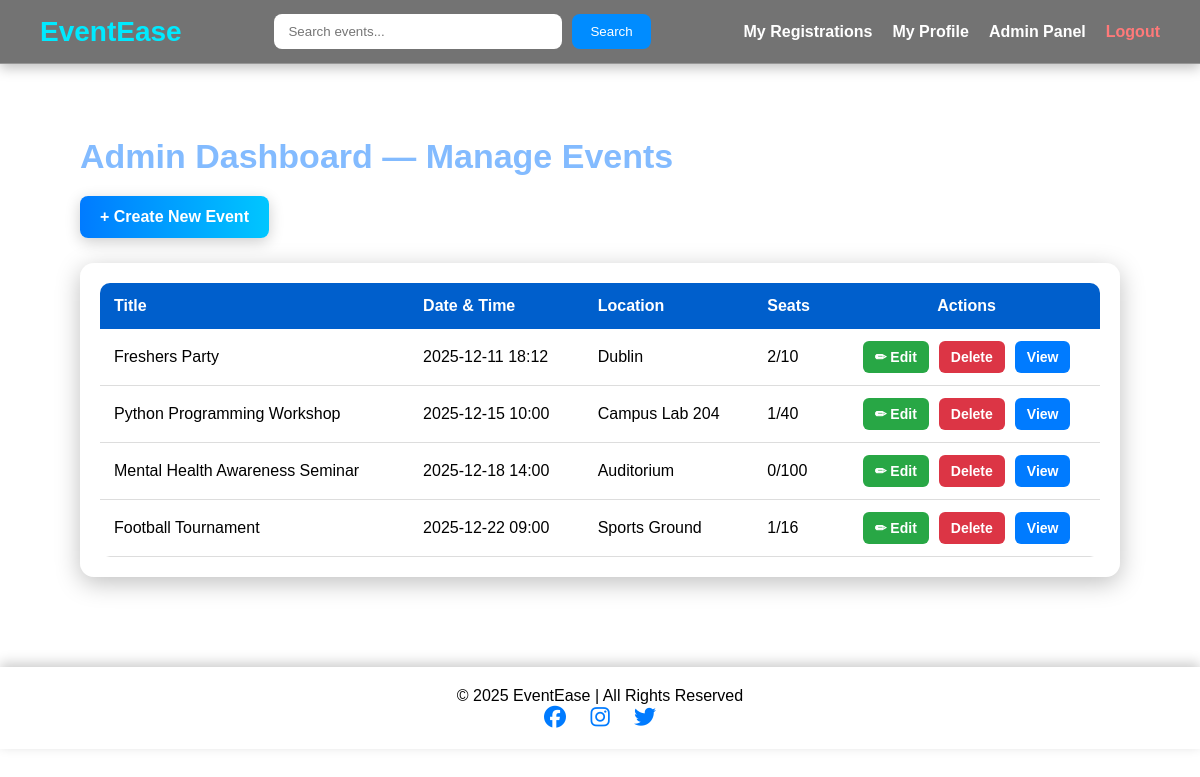
The app's page /admin/events (signed in) with its own data.
### tables this page shows
CREATE TABLE events (
            id INTEGER PRIMARY KEY AUTOINCREMENT,
            title TEXT NOT NULL,
            description TEXT,
            location TEXT,
            date_time TEXT NOT NULL,
            seats_total INTEGER NOT NULL,
            seats_taken INTEGER NOT NULL DEFAULT 0
        , category TEXT, image_url TEXT);

### app.py (the view)
@app.route("/admin/events")
@admin_required
def admin_events():
    db = get_db()
    cur = db.execute("SELECT * FROM events ORDER BY date_time ASC")
    events = cur.fetchall()
    return render_template(
        "admin_events.html", events=events, user=current_user()
    )

### app.py (called while the page is built)
def get_db():
    if "db" not in g:
        g.db = sqlite3.connect(DATABASE)
        g.db.row_factory = sqlite3.Row
    return g.db

def current_user():
    user_id = session.get("user_id")
    if not user_id:
        return None
    db = get_db()
    cur = db.execute("SELECT * FROM users WHERE id = ?", (user_id,))
    return cur.fetchone()

def admin_required(view_func):
    from functools import wraps
    @wraps(view_func)
    def wrapped_view(**kwargs):
        user = current_user()
        if not user or user["is_admin"] != 1:
            flash("Admin access required.", "danger")
            return redirect(url_for("index"))
        return view_func(**kwargs)
    return wrapped_view

### templates/admin_events.html (shortened to what this page needs)
{% extends "layout.html" %}
{% block content %}
<div class="admin-wrapper">
    <h1 class="admin-title">Admin Dashboard — Manage Events</h1>
    <a class="btn-create" href="{{ url_for('admin_create_event') }}">
        + Create New Event
    </a>
    {% if events %}
        <div class="admin-table-container">
            <table class="admin-table">
                <thead>
                    <tr>
                        <th>Title</th>
                        <th>Date & Time</th>
                        <th>Location</th>
                        <th>Seats</th>
                        <th style="text-align:center;">Actions</th>
                    </tr>
                </thead>
                <tbody>
                {% for e in events %}
                    <tr>
                        <td>{{ e['title'] }}</td>
                        <td>{{ e['date_time'] }}</td>
                        <td>{{ e['location'] }}</td>
                        <td>{{ e['seats_taken'] }}/{{ e['seats_total'] }}</td>
                        <td class="action-col">
                            <a class="action-btn edit"
                               href="{{ url_for('admin_edit_event', event_id=e['id']) }}">
                               ✏ Edit
                            </a>
                            <form method="post"
                                  action="{{ url_for('admin_delete_event', event_id=e['id']) }}"
                                  onsubmit="return confirm('Are you sure you want to delete this event?');">
                                <button class="action-btn delete" type="submit"> Delete</button>
                            </form>
                            <a class="action-btn view"
                               href="{{ url_for('event_detail', event_id=e['id']) }}">
                                View
                            </a>
                        </td>
                    </tr>
                {% endfor %}
                </tbody>
            </table>
        </div>
    {% else %}
        <p class="no-events">No events available.</p>
    {% endif %}
</div>
{% endblock %}

### templates/layout.html (shortened to what this page needs)
<!DOCTYPE html>
<html lang="en">
<head>
    <link rel="stylesheet" href="{{ url_for('static', filename='style.css') }}">
    <link rel="stylesheet"
        href="https://cdnjs.cloudflare.com/ajax/libs/font-awesome/6.5.0/css/all.min.css">
</head>
<body>
    <nav class="navbar">
        <a href="{{ url_for('index') }}" class="logo">EventEase</a>
        <form action="{{ url_for('search') }}" method="get">
            <input type="text" name="q" placeholder="Search events..." required>
            <button type="submit">Search</button>
        </form>
        <div class="nav-right">
            {% if user %}
                <a href="{{ url_for('my_registrations') }}">My Registrations</a>
                <a href="{{ url_for('profile') }}">My Profile</a>
                {% if user['is_admin'] == 1 %}
                    <a href="{{ url_for('admin_events') }}">Admin Panel</a>
                {% endif %}
                <a href="{{ url_for('logout') }}" style="color:#ff7979;">Logout</a>
            {% else %}
                <a href="{{ url_for('login') }}">Login</a>
                <a href="{{ url_for('register') }}">Sign Up</a>
            {% endif %}
        </div>
    </nav>
    <div class="container">
        {% block content %}{% endblock %}
    </div>
    <footer class="footer">
        <div class="footer-content">
            <p>© <span id="year"></span> EventEase | All Rights Reserved</p>
            <div class="footer-social">
                <a href="#"><i class="fab fa-facebook"></i></a>
                <a href="#"><i class="fab fa-instagram"></i></a>
                <a href="#"><i class="fab fa-twitter"></i></a>
            </div>
        </div>
    </footer>
</body>
</html>

### static/style.css (style rules this page uses)
body { margin: 0; font-family: Arial, sans-serif; overflow-x: hidden; }
.navbar { display: flex; align-items: center; justify-content: space-between; padding: 14px 40px; background: rgba(0, 0, 0, 0.55); backdrop-filter: blur(12px); -webkit-backdrop-filter: blur(12px); position: sticky; top: 0; z-index: 999; border-bottom: 1px solid rgba(255,255,255,0.25); box-shadow: 0px 4px 12px rgba(0,0,0,0.25); }
.logo { font-size: 28px; font-weight: bold; color: #00eaff; text-decoration: none; }
.navbar form { display: flex; align-items: center; gap: 10px; }
.navbar input { padding: 10px 14px; width: 260px; border-radius: 8px; border: none; outline: none; }
.navbar button { padding: 10px 18px; background: #008cff; border-radius: 8px; border: none; color: white; cursor: pointer; }
.nav-right { display: flex; align-items: center; gap: 20px; }
.nav-right a { color: white; text-decoration: none; font-weight: 600; transition: 0.3s ease; }
.container { max-width: 1200px; width: 90%; margin: 30px auto; }
.footer { width: 100%; padding: 18px 0; text-align: center; background: rgba(255,255,255,0.25); backdrop-filter: blur(12px); border-top: 2px solid rgba(255,255,255,0.45); box-shadow: 0px -4px 12px rgba(0,0,0,0.2); margin-top: 70px; }
.footer-content p { margin: 0; font-size: 16px; }
.footer-social a { font-size: 22px; margin: 0 10px; color: #007bff; text-decoration: none; }
.admin-wrapper { margin-top: 30px; padding: 20px; }
.admin-title { font-size: 34px; font-weight: 800; color: #83bbff; margin-bottom: 20px; }
.btn-create { display: inline-block; padding: 12px 20px; background: linear-gradient(90deg, #007bff, #00c6ff); color: white; border-radius: 8px; text-decoration: none; font-weight: bold; box-shadow: 0 4px 15px rgba(0,0,0,0.2); transition: 0.3s ease; }
.admin-table-container { margin-top: 25px; background: rgba(255,255,255,0.25); backdrop-filter: blur(12px); padding: 20px; border-radius: 14px; box-shadow: 0px 6px 25px rgba(0,0,0,0.25); }
.admin-table { width: 100%; border-collapse: collapse; background: rgba(255,255,255,0.9); border-radius: 10px; overflow: hidden; }
.admin-table th { background: #005fcc; color: white; padding: 14px; text-align: left; }
.admin-table td { padding: 12px 14px; border-bottom: 1px solid #ddd; }
.action-col { display: flex; justify-content: center; gap: 10px; }
.action-btn { display: inline-block; padding: 8px 12px; border-radius: 6px; font-weight: bold; text-decoration: none; color: white; font-size: 14px; transition: 0.2s ease; }
.action-btn.edit { background: #28a745; }
.action-btn.delete { background: #dc3545; border: none; }
.action-btn.view { background: #007bff; }

### records on screen
events: title "Freshers Party", date_time "2025-12-11 18:12", location "Dublin", seats_taken "2", seats_total "10"
events: title "Python Programming Workshop", date_time "2025-12-15 10:00", location "Campus Lab 204", seats_taken "1", seats_total "40"
events: title "Mental Health Awareness Seminar", date_time "2025-12-18 14:00", location "Auditorium", seats_taken "0", seats_total "100"
events: title "Football Tournament", date_time "2025-12-22 09:00", location "Sports Ground", seats_taken "1", seats_total "16"
